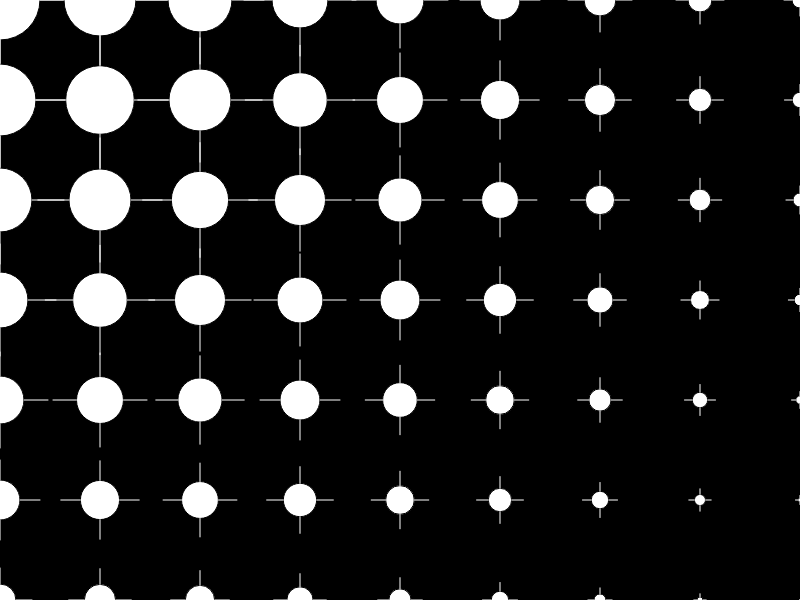
Frame 1 (no input)
Frame 60 (no input): identical to frame 1, image omitted
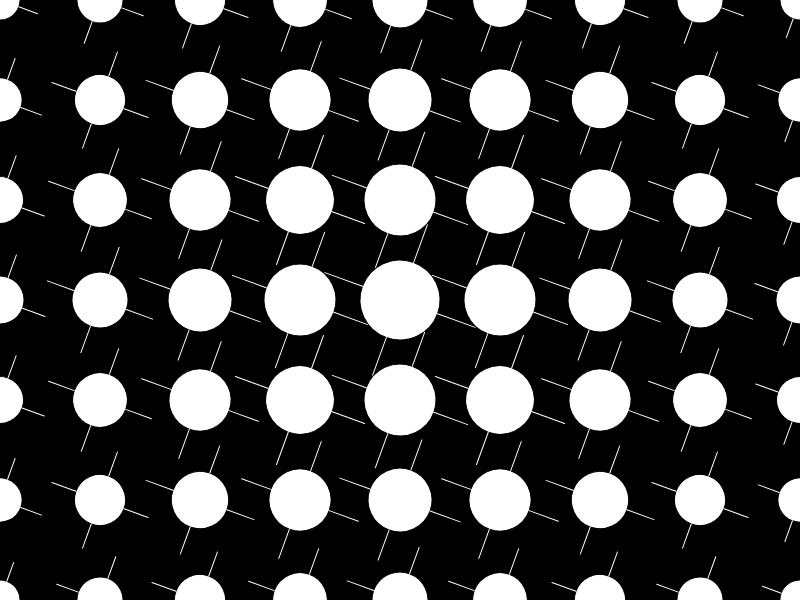
Frame 120 (the mouse pressed at the canvas centre since frame 60)

The p5.js sketch that drew these frames (run headless with seeded random() and noise() and a simulated clock; from frame 60 on, the mouse is pressed at the canvas centre):

// p5.js sketch
// ── sketch.js
function setup() {
  createCanvas(800, 600);
}

function draw() {
  background(0);
  //hacemos un doble for loop para dibujar "en grilla"
  for (let i = 0; i < 10; i++) {
    for (let j = 0; j < 10; j++) {
      let distancia = dist(mouseX, mouseY, 100 * i, 100 * j);
      let distanciaMapped = map(distancia, 0, 1000, 1, 0);
      //llamamos a nuestra funcion, y posicionamos cada unidad en su propio lugar
      dibujaCruz(100 * i, 100 * j, distanciaMapped);
    }
  }
}

function dibujaCruz(centroX, centroY, d) {
  push();
  translate(centroX, centroY);
  rotate(radians(mouseX/2));
  circle(0, 0, 80 * d);
  stroke(255);
  line(0, -40 * d, 0, -80 * d);
  line(40 * d, 0, 80 * d, 0);
  line(0, 40 * d, 0, 80 * d);
  line(-40 * d, 0, -80 * d, 0);
  pop();
}
